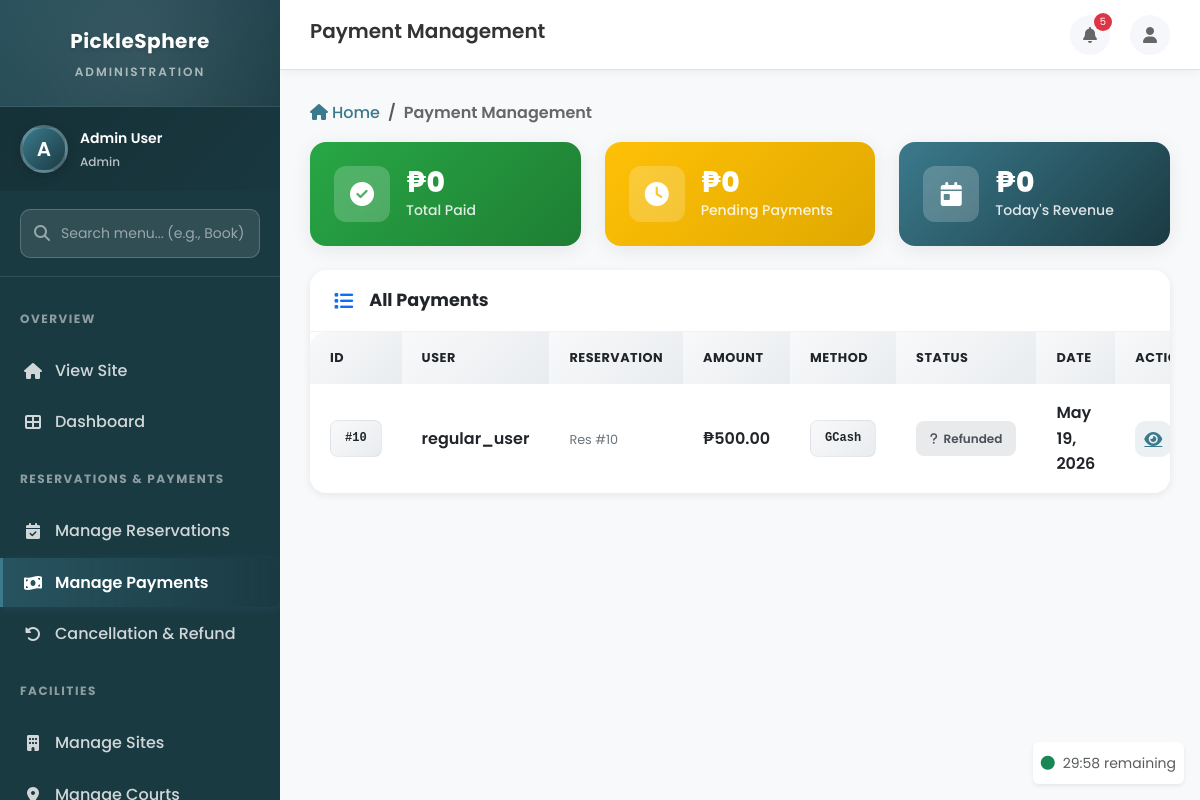
Before: /payments/staff/ (signed in) with the older database file.
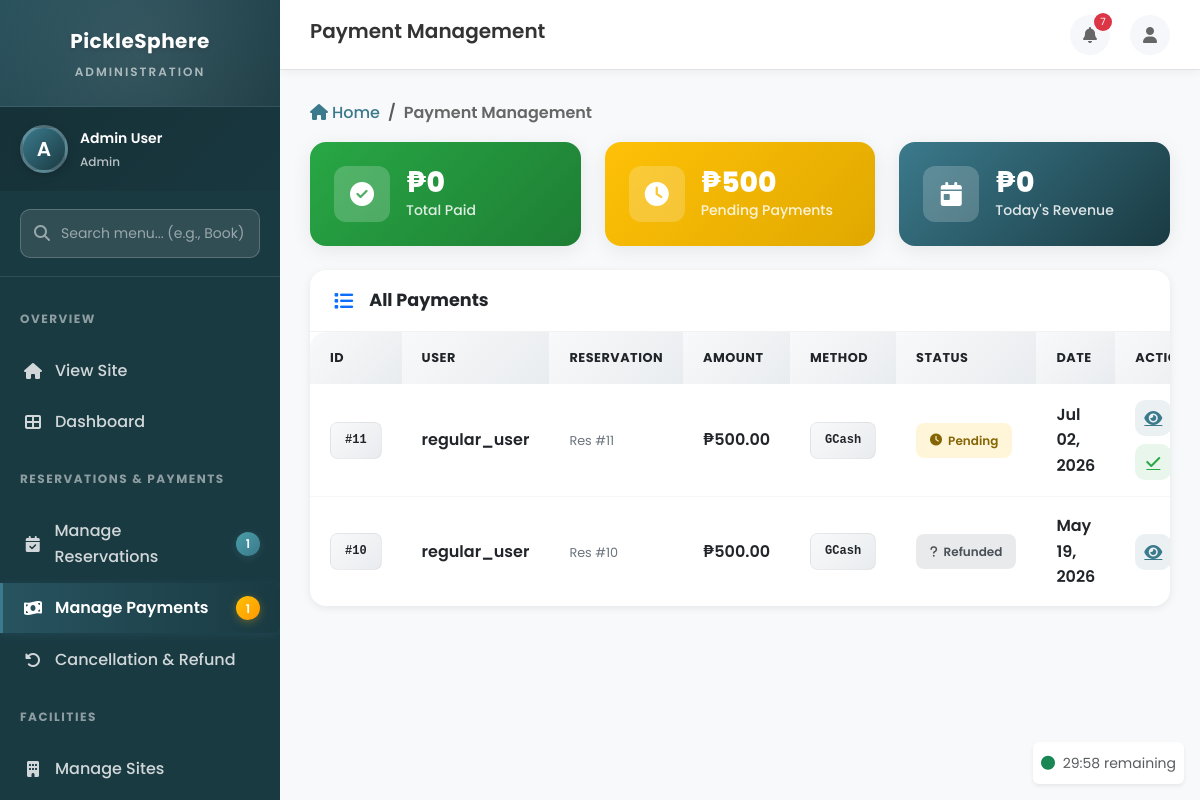
After: the same page with the newer database file.
### payments/models.py (models this page shows, shortened)
class Payment(models.Model):
    STATUS_CHOICES = (
        ('pending', 'Pending'),
        ('paid', 'Paid'),
        ('failed', 'Failed'),
        ('refunded', 'Refunded'),
    )
    METHOD_CHOICES = (
        ('gcash', 'GCash'),
        ('cash', 'Cash'),
        ('card', 'Credit/Debit Card'),
    )
    reservation = models.OneToOneField(Reservation, on_delete=models.CASCADE, related_name='payment')
    amount = models.DecimalField(max_digits=10, decimal_places=2)
    status = models.CharField(max_length=20, choices=STATUS_CHOICES, default='pending')
    method = models.CharField(max_length=20, choices=METHOD_CHOICES, blank=True, null=True)
    gcash_reference = models.CharField(max_length=100, blank=True, null=True)
    gcash_proof_image = models.ImageField(upload_to='payments/gcash/', blank=True, null=True)
    cash_received_by = models.ForeignKey('accounts.User', on_delete=models.SET_NULL, null=True, blank=True, related_name='cash_payments_received')
    cash_received_at = models.DateTimeField(null=True, blank=True)
    transaction_id = models.CharField(max_length=100, blank=True, null=True, unique=True)
    payment_notes = models.TextField(blank=True, null=True)
    created_at = models.DateTimeField(auto_now_add=True)
    updated_at = models.DateTimeField(auto_now=True)
    class Meta:
        db_table = 'payments'
        ordering = ['-created_at']

### reservations/models.py (models this page shows, shortened)
class Reservation(models.Model):
    STATUS_CHOICES = (
        ('pending', 'Pending'),
        ('confirmed', 'Confirmed'),
        ('completed', 'Completed'),
        ('cancelled', 'Cancelled'),
        ('rejected', 'Rejected'),
    )
    user = models.ForeignKey(User, on_delete=models.CASCADE, related_name='reservations')
    court = models.ForeignKey(Court, on_delete=models.CASCADE, related_name='reservations')
    date = models.DateField()
    start_time = models.TimeField()
    end_time = models.TimeField()
    duration_hours = models.DecimalField(max_digits=4, decimal_places=1, validators=[MinValueValidator(0.5)])
    hourly_rate = models.DecimalField(max_digits=8, decimal_places=2)
    subtotal = models.DecimalField(max_digits=10, decimal_places=2)
    equipment_fee = models.DecimalField(max_digits=10, decimal_places=2, default=0)
    total_amount = models.DecimalField(max_digits=10, decimal_places=2)
    status = models.CharField(max_length=20, choices=STATUS_CHOICES, default='pending')
    notes = models.TextField(blank=True, null=True)
    match_name = models.CharField(max_length=100, blank=True, null=True)
    match_format = models.CharField(max_length=20, default='singles')
    game_type = models.CharField(max_length=20, default='friendly')
    scoring_format = models.CharField(max_length=20, default='11')
    points_per_game = models.IntegerField(default=11)
    games_to_win = models.IntegerField(default=2)
    win_by_two = models.BooleanField(default=True)
    approved_by = models.ForeignKey(User, on_delete=models.SET_NULL, null=True, blank=True, related_name='approved_reservations')
    approved_at = models.DateTimeField(null=True, blank=True)
    is_rated = models.BooleanField(default=False, help_text='Whether this reservation has been rated by the user')
    created_at = models.DateTimeField(auto_now_add=True)
    updated_at = models.DateTimeField(auto_now=True)
    class Meta:
        db_table = 'reservations'
        ordering = ['-created_at']

### accounts/models.py (models this page shows, shortened)
class User(AbstractUser):
    ROLE_CHOICES = (
        ('admin', 'Admin'),
        ('staff', 'Staff'),
        ('user', 'User'),
    )
    GENDER_CHOICES = (
        ('M', 'Male'),
        ('F', 'Female'),
        ('O', 'Other'),
        ('P', 'Prefer not to say'),
    )
    role = models.CharField(max_length=10, choices=ROLE_CHOICES, default='user')
    gender = models.CharField(max_length=1, choices=GENDER_CHOICES, blank=True, null=True)
    phone_number = models.CharField(max_length=20, blank=True, null=True)
    profile_picture = models.ImageField(upload_to='profiles/', blank=True, null=True)
    address = models.TextField(blank=True, null=True)
    created_at = models.DateTimeField(auto_now_add=True)
    updated_at = models.DateTimeField(auto_now=True)
    class Meta:
        db_table = 'users'
    def is_admin(self):
        return self.role == 'admin'
    def is_staff_user(self):
        return self.role == 'staff'

### payments/views.py (the view)
# urls.py: path('staff/', views.staff_payments_view, name='staff_payments'),
@login_required
@staff_or_admin_required
def staff_payments_view(request):
    payments = Payment.objects.all().order_by('-created_at')
    status_filter = request.GET.get('status', '')
    if status_filter:
        payments = payments.filter(status=status_filter)
    method_filter = request.GET.get('method', '')
    if method_filter:
        payments = payments.filter(method=method_filter)
    date_from = request.GET.get('date_from', '')
    date_to = request.GET.get('date_to', '')
    if date_from:
        payments = payments.filter(created_at__date__gte=date_from)
    if date_to:
        payments = payments.filter(created_at__date__lte=date_to)
    total_paid = Payment.objects.filter(status='paid').aggregate(Sum('amount'))['amount__sum'] or 0
    total_pending = Payment.objects.filter(status='pending').aggregate(Sum('amount'))['amount__sum'] or 0
    today_revenue = Payment.objects.filter(
        status='paid',
        created_at__date=timezone.now().date()
    ).aggregate(Sum('amount'))['amount__sum'] or 0
    return render(request, 'staff/payments/staff_payments.html', {
        'payments': payments,
        'status_filter': status_filter,
        'method_filter': method_filter,
        'date_from': date_from,
        'date_to': date_to,
        'total_paid': total_paid,
        'total_pending': total_pending,
        'today_revenue': today_revenue
    })

### dashboard/context_processors.py (called while the page is built)
def site_contact_info(request):
    contact_info = ContactInfo.objects.first()
    def value(field_name):
        if not contact_info:
            return DEFAULT_CONTACT_INFO[field_name]
        return getattr(contact_info, field_name) or DEFAULT_CONTACT_INFO[field_name]
    return {
        'site_contact_info': {
            'phone': value('phone'),
            'email': value('email'),
            'address': value('address'),
            'city_country': value('city_country'),
        }
    }

### notifications/context_processors.py (called while the page is built)
def notification_count(request):
    if request.user.is_authenticated:
        unread_count = Notification.objects.filter(
            user=request.user,
            is_read=False
        ).count()
        recent_notifications = Notification.objects.filter(
            user=request.user
        ).order_by('-created_at')[:5]
        return {
            'unread_notification_count': unread_count,
            'recent_notifications': recent_notifications
        }
    return {
        'unread_notification_count': 0,
        'recent_notifications': []
    }

### templates/staff/payments/staff_payments.html (shortened to what the changed rows need)
{% extends 'base/dashboard_base.html' %}
{% load static %}
{% block page_title %}Payment Management{% endblock %}
{% block extra_css %}
<link rel="stylesheet" href="{% static 'css/staff.css' %}">
{% endblock %}
{% block content %}
<div class="row g-4 mb-4">
    <div class="col-md-4 animate-fadeInUp" style="animation-delay: 0.2s;">
        <div class="card stat-card-gradient bg-gradient-warning h-100">
            <div class="card-body">
                <div class="d-flex align-items-center">
                    <div class="ms-3">
                        <h3 class="stat-value">₱{{ total_pending|floatformat:0 }}</h3>
                        <p class="stat-label">Pending Payments</p>
                    </div>
                </div>
            </div>
        </div>
    </div>
</div>
<div class="staff-card animate-fadeInUp" style="animation-delay: 0.1s;">
    <div class="staff-card-body p-0">
        <div class="table-responsive">
            <table class="staff-table">
                <thead>
                    <tr>
                        <th>ID</th>
                        <th>User</th>
                        <th>Reservation</th>
                        <th>Amount</th>
                        <th>Method</th>
                        <th>Status</th>
                        <th>Date</th>
                        <th>Actions</th>
                    </tr>
                </thead>
                <tbody>
                    {% for payment in payments %}
                    <tr>
                        <td>
                            <span class="badge-staff badge-id">#{{ payment.id }}</span>
                        </td>
                        <td>
                            <span class="table-cell-main">{{ payment.reservation.user.username }}</span>
                        </td>
                        <td>
                            <span class="table-cell-sub">Res #{{ payment.reservation.id }}</span>
                        </td>
                        <td>
                            <span class="table-cell-main">₱{{ payment.amount|floatformat:2 }}</span>
                        </td>
                        <td>
                            <span class="badge-staff badge-id">{{ payment.get_method_display|default:"N/A" }}</span>
                        </td>
                        <td>
                            <span class="badge-staff {% if payment.status == 'paid' %}badge-payment-paid{% elif payment.status == 'pending' %}badge-payment-pending{% else %}badge-status-completed{% endif %}">
                                <i class="fas fa-{% if payment.status == 'paid' %}check-circle{% elif payment.status == 'pending' %}clock{% else %}question{% endif %}"></i>
                                {{ payment.get_status_display }}
                            </span>
                        </td>
                        <td>
                            <span class="table-cell-main">{{ payment.created_at|date:"M d, Y" }}</span>
                        </td>
                        <td>
                            <div class="action-buttons">
                                <a href="{% url 'payment_status' payment.id %}" class="btn-action btn-action-view" title="View Details">
                                    <i class="fas fa-eye"></i>
                                </a>
                                {% if payment.status == 'pending' %}
                                <a href="{% url 'verify_payment' payment.id %}" class="btn-action btn-action-success" title="Verify Payment">
                                    <i class="fas fa-check"></i>
                                </a>
                                {% endif %}
                            </div>
                        </td>
                    </tr>
                    {% endfor %}
                </tbody>
            </table>
        </div>
    </div>
</div>
{% endblock %}

### templates/base/dashboard_base.html (shortened to what the changed rows need)
{% extends 'base/base.html' %}
{% load static %}
{% block body %}
<div class="dashboard-wrapper">
    <aside class="sidebar">
        <nav class="sidebar-nav" id="sidebarNav">
            {% if user.is_admin %}
            <div class="nav-section">
                <div class="nav-section-title">Overview</div>
                <a href="{% url 'home' %}" class="nav-link">
                    <i class="fas fa-home"></i>
                    <span>View Site</span>
                </a>
                <a href="{% url 'admin_dashboard' %}" class="nav-link {% if request.resolver_match.url_name == 'admin_dashboard' %}active{% endif %}">
                    <i class="fas fa-th-large"></i>
                    <span>Dashboard</span>
                </a>
            </div>
            <div class="nav-section">
                <div class="nav-section-title">Reservations & Payments</div>
                <a href="{% url 'admin_reservation_list' %}" class="nav-link {% if 'reservation' in request.resolver_match.url_name %}active{% endif %}">
                    <i class="fas fa-calendar-check"></i>
                    <span>Manage Reservations</span>
                    {% if badge_pending_reservations > 0 %}
                        <span class="menu-badge">{{ badge_pending_reservations }}</span>
                    {% endif %}
                </a>
                <a href="{% url 'admin_payments' %}" class="nav-link {% if 'payment' in request.resolver_match.url_name %}active{% endif %}">
                    <i class="fas fa-money-bill-wave"></i>
                    <span>Manage Payments</span>
                    {% if badge_pending_payments > 0 %}
                        <span class="menu-badge warning">{{ badge_pending_payments }}</span>
                    {% endif %}
                </a>
                <a href="{% url 'admin_cancellation_refunds' %}" class="nav-link {% if request.resolver_match.url_name == 'admin_cancellation_refunds' %}active{% endif %}">
                    <i class="fas fa-undo-alt"></i>
                    <span>Cancellation & Refund</span>
                </a>
            </div>
            <div class="nav-section">
                <div class="nav-section-title">Facilities</div>
                <a href="{% url 'admin_site_list' %}" class="nav-link {% if 'site' in request.resolver_match.url_name %}active{% endif %}">
                    <i class="fas fa-building"></i>
                    <span>Manage Sites</span>
                </a>
                <a href="{% url 'admin_court_list' %}" class="nav-link {% if 'court' in request.resolver_match.url_name %}active{% endif %}">
                    <i class="fas fa-map-marker-alt"></i>
                    <span>Manage Courts</span>
                </a>
            </div>
            {% endif %}
        </nav>
    </aside>
    <main class="main-content">
        <header class="header">
            <div class="header-left">
                <h1 class="page-title">{% block page_title %}Dashboard{% endblock %}</h1>
            </div>
            <div class="header-right">
                <div class="dropdown">
                    <button class="header-icon-btn dropdown-toggle position-relative dropdown-toggle-hide-arrow" data-bs-toggle="dropdown">
                        <i class="fas fa-bell"></i>
                        {% if unread_notification_count > 0 %}
                            <span class="notification-badge">{{ unread_notification_count }}</span>
                        {% endif %}
                    </button>
                </div>
            </div>
        </header>
        <div class="page-content">
            {% block content %}{% endblock %}
        </div>
    </main>
</div>
{% endblock %}

Changed rows visible on the page:
added Payment: id "11", reservation.user.username "regular_user", reservation.id "11", amount "500.00", method "GCash", status "Pending", created_at "Jul 02, 2026"
Other visible differences:
{{ badge_pending_reservations }}: (not shown) → "1"
{{ badge_pending_payments }}: (not shown) → "1"
{{ unread_notification_count }}: "5" → "7"
{{ total_pending|floatformat:0 }}: "0" → "500"
